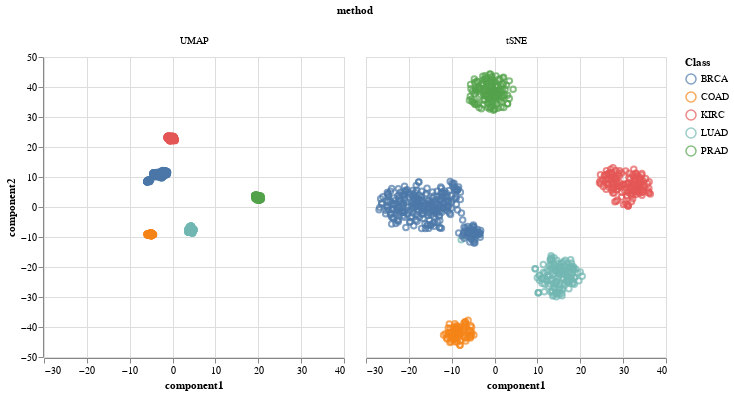

Notebook code cell kept with this figure:
### Code cell
alt.Chart(
    pl.concat(
        (
            gexp_umap.with_columns(method=pl.lit("UMAP")),
            gexp_tsne.with_columns(method=pl.lit("tSNE")),
        )
    )
).mark_point(
).encode(
    alt.X("component1"), 
    alt.Y("component2"),
    alt.Color("Class"),
    alt.Column("method")
)

### Figure 1 — Vega-Lite specification as saved in the notebook (floating-point values rounded to 4 significant figures; data arrays with more than 128 entries replaced by an {"elided": "..."} marker saying what was removed)
{"config": {"view": {"continuousWidth": 300, "continuousHeight": 300}}, "data": {"name": "data-a99d7e7d93a7b9e38e5bd66cd068948c"}, "mark": {"type": "point"}, "encoding": {"color": {"field": "Class", "type": "nominal"}, "column": {"field": "method", "type": "nominal"}, "x": {"field": "component1", "type": "quantitative"}, "y": {"field": "component2", "type": "quantitative"}}, "$schema": "https://vega.github.io/schema/vega-lite/v5.20.1.json", "datasets": {"data-a99d7e7d93a7b9e38e5bd66cd068948c": {"elided": "1602 records"}}}
